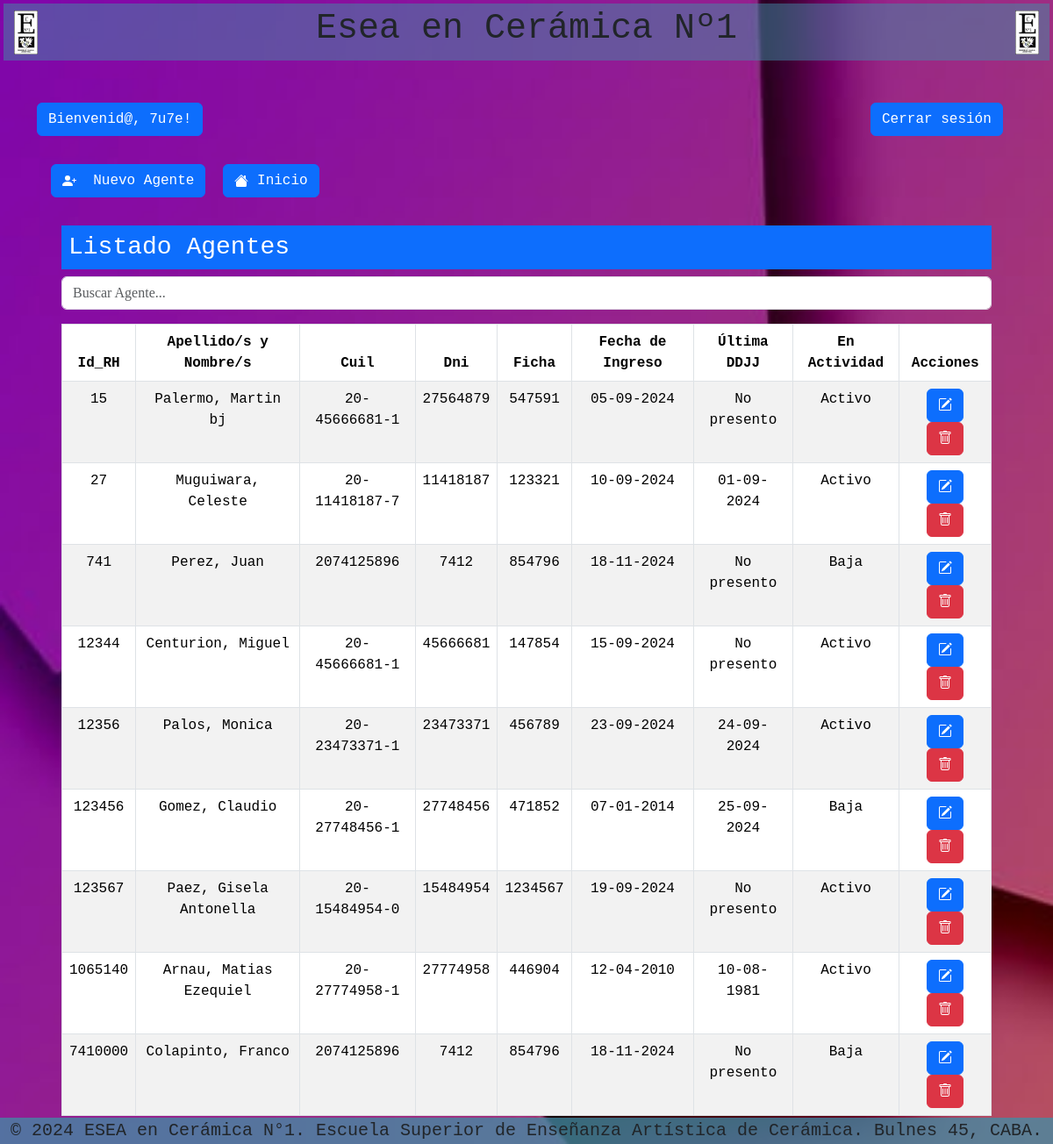
Page /agentes.php (signed in) on the committed database.
### tables this page shows
CREATE TABLE IF NOT EXISTS `agentes` (
  `id_rh` int NOT NULL,
  `apellido_Nombre` varchar(30) NOT NULL,
  `cuil` varchar(13) NOT NULL,
  `dni` int NOT NULL,
  `ficha` int NOT NULL,
  `IngresoEst` date NOT NULL,
  `ultima_DJ` date NOT NULL,
  `en_actividad` tinyint(1) NOT NULL,
  PRIMARY KEY (`id_rh`)
);

### agentes.php (the view, shortened to what this page needs)
<!DOCTYPE html>
<html>
<head>
    <link href="https://cdn.jsdelivr.net/npm/bootstrap@5.3.3/dist/css/bootstrap.min.css" rel="stylesheet">
    <link rel="stylesheet" href="css/style.css">
</head>
<body>
<nav class="navbar m-1 p-1" style="background-color: rgba(64, 142, 165, 0.5);">
    <img
        src="img/LOGO-ESEACERAMICA1-ALTA-40x73.jpg"
        alt="logo"
        class="logoCera ms-2 " />
    <h1 class=" font-family: Courier New, Courier, monospace; font-size: 40px; color: rgb(5, 13, 27); ">Esea en Cerámica Nº1</h1>
    <img src="img/LOGO-ESEACERAMICA1-ALTA-40x73.jpg" alt="logo" class="logoCera me-2 " />
</nav>
<div class="container mt-5">
    <div class="row">
        <div class="col-10">
            <h3 class="btn btn-primary" style="font-family: 'Courier New', Courier, monospace; color: white;">Bienvenid@, <?php echo htmlspecialchars($_SESSION['username']); ?>!</h3>
        </div>
        <div class="col-2"><a href="logout.php" class="btn btn-primary" style="font-family: 'Courier New', Courier, monospace; color: white;">Cerrar sesión</a>
        </div>
    </div>
</div>
<body>
    <?php
    include("coneccion.php");
    $sql = "SELECT * FROM agentes";
    $result = mysqli_query($conn, $sql);
    ?>
    <div class="container">
        <a href="agregar_ag.php" class="btn btn-primary ms-3 mb-3 " style="font-family: 'Courier New', Courier, monospace; color: white;">
            &nbsp;&nbsp;Nuevo Agente
        </a>
        <a href="inicio.php" class="btn btn-primary ms-3 mb-3 " style="font-family: 'Courier New', Courier, monospace; font-weight: normal;">
 Inicio
        </a>
        <div class="container p-2">
            <div class="row m-2">
                <div class="col-12  mt-5)">
                    <h3 class="bg-primary p-2" style="font-family: 'Courier New', Courier, monospace; color: white;">Listado Agentes</h3>
                    <div class="mb-3">
                        <input type="text" class="form-control" id="searchInput" placeholder="Buscar Agente...">
                    </div>
                    <table class="table table-striped table-bordered table-hover table-responsive" style="max-height: 300px; overflow-y: auto;">
                        <thead class="thead-dark text-center bg-info" style="font-family: 'Courier New', Courier, monospace; color: white;">
                            <tr>
                                <th scope="col">Id_RH</th>
                                <th scope="col">Apellido/s y Nombre/s</th>
                                <th scope="col">Cuil</th>
                                <th scope="col">Dni</th>
                                <th scope="col">Ficha</th>
                                <th scope="col">Fecha de Ingreso</th>
                                <th scope="col">Última DDJJ</th>
                                <th scope="col">En Actividad</th>
                                <th scope="col">Acciones</th>
                            </tr>
                        </thead>
                        <tbody class="text-center" style="font-family:'Courier New',Courier, monospace">
                            <?php
                            while ($row = mysqli_fetch_assoc($result)) {
                            ?>
                                <tr>
                                    <td><?php echo $row['id_rh'] ?></td>
                                    <td><?php echo $row['apellido_Nombre'] ?></td>
                                    <td><?php echo $row['cuil'] ?></td>
                                    <td><?php echo $row['dni'] ?></td>
                                    <td><?php echo $row['ficha'] ?></td>
                                    <td><?php echo date('d-m-Y', strtotime($row['IngresoEst'])); ?></td>
                                    <td><?php if (is_null($row['ultima_DJ']) || $row['ultima_DJ'] == '0000-00-00') {
                                            echo 'No presento';
                                        } else {
                                            echo date('d-m-Y', strtotime($row['ultima_DJ']));
                                        }
                                        ?>
                                    </td>
                                    <td><?php echo $row['en_actividad'] ? 'Activo' : 'Baja'; ?></td>
                                    <td><?php echo '<a href="Editar_ag.php?id_rh=' . $row['id_rh'] . '" class="btn btn-primary ms-8" title="Editar">
                                              <svg xmlns="http://www.w3.org/2000/svg" width="16" height="16" fill="currentColor" class="bi bi-pencil-square" viewBox="0 0 16 16">
                                              <path d="M15.502 1.94a.5.5 0 0 1 0 .706L14.459 3.69l-2-2L13.502.646a.5.5 0 0 1 .707 0l1.293 1.293zm-1.75 2.456-2-2L4.939 9.21a.5.5 0 0 0-.121.196l-.805 2.414a.25.25 0 0 0 .316.316l2.414-.805a.5.5 0 0 0 .196-.12l6.813-6.814z"/>
                                              <path fill-rule="evenodd" d="M1 13.5A1.5 1.5 0 0 0 2.5 15h11a1.5 1.5 0 0 0 1.5-1.5v-6a.5.5 0 0 0-1 0v6a.5.5 0 0 1-.5.5h-11a.5.5 0 0 1-.5-.5v-11a.5.5 0 0 1 .5-.5H9a.5.5 0 0 0 0-1H2.5A1.5 1.5 0 0 0 1 2.5z"/>
                                              </svg>
                                              </a>'; ?>
                                        <?php echo '<a href="borrar_ag.php?id_rh=' . $row['id_rh'] . '" class="btn btn-danger ms-8" title="Borrar">
                                              <svg xmlns="http://www.w3.org/2000/svg" width="16" height="16" fill="currentColor" class="bi bi-trash" viewBox="0 0 16 16">
                                              <path d="M5.5 5.5A.5.5 0 0 1 6 6v6a.5.5 0 0 1-1 0V6a.5.5 0 0 1 .5-.5m2.5 0a.5.5 0 0 1 .5.5v6a.5.5 0 0 1-1 0V6a.5.5 0 0 1 .5-.5m3 .5a.5.5 0 0 0-1 0v6a.5.5 0 0 0 1 0z"/>
                                              <path d="M14.5 3a1 1 0 0 1-1 1H13v9a2 2 0 0 1-2 2H5a2 2 0 0 1-2-2V4h-.5a1 1 0 0 1-1-1V2a1 1 0 0 1 1-1H6a1 1 0 0 1 1-1h2a1 1 0 0 1 1 1h3.5a1 1 0 0 1 1 1zM4.118 4 4 4.059V13a1 1 0 0 0 1 1h6a1 1 0 0 0 1-1V4.059L11.882 4zM2.5 3h11V2h-11z"/>
                                              </svg> </a>'; ?>
                                    </td>
                                </tr>
                            <?php
                            }
                            ?>
                        </tbody>
                    </table>
                </div>
            </div>
        </div>
    </div>
</body>
<footer>
    <footer>© 2024 ESEA en Cerámica N°1. Escuela Superior de Enseñanza Artística de Cerámica. Bulnes 45, CABA.</footer>
</footer>

### css/style.css (style rules this page uses)
body, html { width: 100%; margin: 0px; padding: 0px; height: 100vh; background-image: url(../img/fondo3.jpg); background-repeat: no-repeat; background-size: cover; background-attachment: fixed; }
nav { background-color: rgba(64, 142, 165, 0.5); text-align: center; font-family: "Courier New", Courier, monospace; font-size: 35px; height: 65px; }
.logoCera { height: 50px; }
body { font-family: fantasy; background-color: whitesmoke; height: auto; }
footer { margin-top: auto; width: 100%; text-align: center; text-justify: center; font-family: "Courier New", Courier, monospace; font-size: 20px; background-color: rgba(64, 142, 165, 0.5); padding: 10px 0; position: fixed; bottom: 0; display: flex; align-items: center; justify-content: center; height: 30px; }

### rows in the picture
agentes: id_rh "15", apellido_Nombre "Palermo, Martin bj", cuil "20-45666681-1", dni "27564879", ficha "547591", IngresoEst "05-09-2024", ultima_DJ "No presento", en_actividad "Activo"
agentes: id_rh "27", apellido_Nombre "Muguiwara, Celeste", cuil "20-11418187-7", dni "11418187", ficha "123321", IngresoEst "10-09-2024", ultima_DJ "01-09-2024", en_actividad "Activo"
agentes: id_rh "741", apellido_Nombre "Perez, Juan", cuil "2074125896", dni "7412", ficha "854796", IngresoEst "18-11-2024", ultima_DJ "No presento", en_actividad "Baja"
agentes: id_rh "12344", apellido_Nombre "Centurion, Miguel", cuil "20-45666681-1", dni "45666681", ficha "147854", IngresoEst "15-09-2024", ultima_DJ "No presento", en_actividad "Activo"
agentes: id_rh "12356", apellido_Nombre "Palos, Monica", cuil "20-23473371-1", dni "23473371", ficha "456789", IngresoEst "23-09-2024", ultima_DJ "24-09-2024", en_actividad "Activo"
agentes: id_rh "123456", apellido_Nombre "Gomez, Claudio", cuil "20-27748456-1", dni "27748456", ficha "471852", IngresoEst "07-01-2014", ultima_DJ "25-09-2024", en_actividad "Baja"
agentes: id_rh "123567", apellido_Nombre "Paez, Gisela Antonella", cuil "20-15484954-0", dni "15484954", ficha "1234567", IngresoEst "19-09-2024", ultima_DJ "No presento", en_actividad "Activo"
agentes: id_rh "1065140", apellido_Nombre "Arnau, Matias Ezequiel", cuil "20-27774958-1", dni "27774958", ficha "446904", IngresoEst "12-04-2010", ultima_DJ "10-08-1981", en_actividad "Activo"
agentes: id_rh "7410000", apellido_Nombre "Colapinto, Franco", cuil "2074125896", dni "7412", ficha "854796", IngresoEst "18-11-2024", ultima_DJ "No presento", en_actividad "Baja"

### other values in the picture
$_SESSION['username'] "7u7e"
